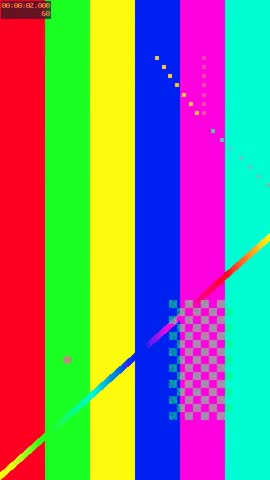
#> input picture web/tests/fixtures/thumb0.jpg, 270 x 480 px; its folder holds only this picture in this run
$ python -i motion.py   (imports and definitions only)   (older library calls are emulated)
#> lines starting #> are read from the running program, lines starting #| are printed output that depends on the picture; after the words box and inside, x2 and y2 are one past the last pixel; in counts of white or black regions, pixels touching at a corner belong together
#> further down, picture is the input picture: shape (480, 270, 3); mean B, G, R 123.7, 135.7, 128.4
"""Shot analysis used by the match engine and checks: camera motion, shake, subject
framing, colour. All numbers are normalised to the frame so different resolutions compare."""
from __future__ import annotations

from dataclasses import asdict, dataclass, field

import cv2
import numpy as np

from .media import FrameReader

ANALYSIS_W = 360

_hog = None


def _hog_detector():
    """OpenCV's built-in person detector (None if this OpenCV build lacks it)."""
    global _hog
    if _hog is None:
        if not hasattr(cv2, "HOGDescriptor"):
            _hog = False
        else:
            _hog = cv2.HOGDescriptor()
            _hog.setSVMDetector(cv2.HOGDescriptor_getDefaultPeopleDetector())
    return _hog or None


@dataclass
class Box:
    cx: float  # centre x, 0..1
    cy: float  # centre y, 0..1
    h: float   # height as a fraction of frame height
    w: float
    source: str = "saliency"


@dataclass
class ShotStats:
    pan_x: float = 0.0       # frame-widths per second (+ = camera pans right / content moves left)
    pan_y: float = 0.0       # frame-heights per second (+ = camera tilts down)
    zoom: float = 0.0        # log-scale per second (+ = pushing in)
    rotation: float = 0.0    # degrees per second
    shake: float = 0.0       # jitter, fraction of frame width (0.002 steady, >0.01 handheld)
    brightness: float = 0.0  # mean L, 0..100
    lab_mean: list[float] = field(default_factory=list)  # OpenCV 8-bit Lab
    lab_std: list[float] = field(default_factory=list)
    subject_start: dict | None = None
    subject_end: dict | None = None
    sharpness: float = 0.0
    duration: float = 0.0

    def to_dict(self) -> dict:
        return asdict(self)

    # [5 lines left out: function from_dict, not called in this run]


def _small(frame: np.ndarray) -> np.ndarray:
    h, w = frame.shape[:2]
#> h = 480; w = 270
    s = ANALYSIS_W / w
#> s = 1.33
    return cv2.resize(frame, (ANALYSIS_W, max(2, int(h * s))), interpolation=cv2.INTER_AREA)
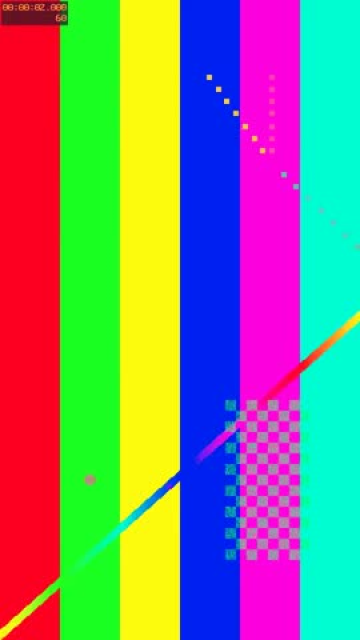
#> returned value: shape (640, 360, 3); mean of channels 0, 1, 2 123.7, 135.6, 128.4; drawn as B, G, R


def subject_box(frame: np.ndarray) -> Box:
    """Largest person (HOG) or, failing that, the most salient region."""
    small = _small(frame)
    H, W = small.shape[:2]
#> H = 640; W = 360
    rects, weights = [], []
    hog = _hog_detector()
    if hog is not None:
        try:
            rects, weights = hog.detectMultiScale(small, winStride=(8, 8), padding=(8, 8), scale=1.05)
#> rects = (); weights = ()
        except cv2.error:
            pass
    if len(rects):
        scores = [float(np.ravel(w)[0]) * r[2] * r[3] for r, w in zip(rects, weights)]
        x, y, w, h = rects[int(np.argmax(scores))]
        if scores[int(np.argmax(scores))] > 0:
            return Box((x + w / 2) / W, (y + h / 2) / H, h / H, w / W, "person")
    # Spectral-residual saliency (Hou & Zhang 2007).
    g = cv2.resize(cv2.cvtColor(small, cv2.COLOR_BGR2GRAY), (64, 64)).astype(np.float32)
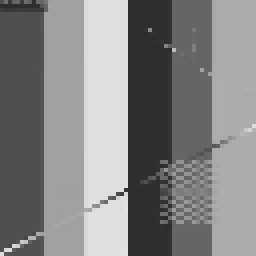
#> g: shape (64, 64) float32 (shown 4 times larger); min 44, max 227, mean 131.9
    f = np.fft.fft2(g)
    log_amp = np.log(np.abs(f) + 1e-6)
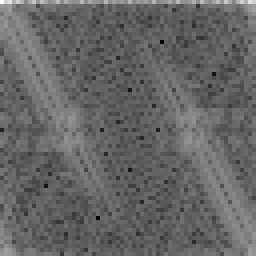
#> log_amp: shape (64, 64) float64 (shown 4 times larger); min 1.23, max 13.2, mean 6.01; drawn with min black and max white
    residual = log_amp - cv2.blur(log_amp, (3, 3))
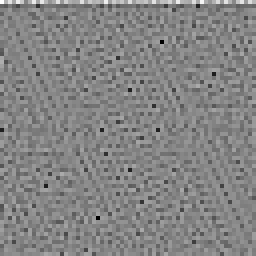
#> residual: shape (64, 64) float64 (shown 4 times larger); min -4.08, max 3.79, mean 0.0147; drawn with min black and max white
    sal = np.abs(np.fft.ifft2(np.exp(residual + 1j * np.angle(f)))) ** 2
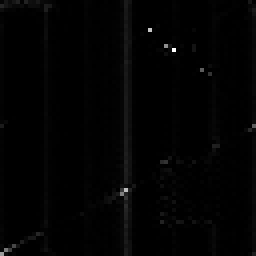
#> sal: shape (64, 64) float64 (shown 4 times larger); min 6.81e-08, max 0.0834, mean 0.000947; drawn with min black and max white
    sal = cv2.GaussianBlur(sal, (9, 9), 2.5)
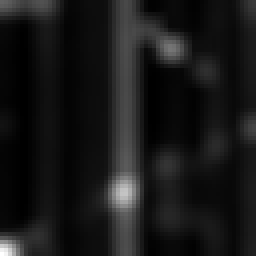
#> sal: shape (64, 64) float64 (shown 4 times larger); min 3.78e-05, max 0.00923, mean 0.000915; drawn with min black and max white
    mask = sal > np.percentile(sal, 90)
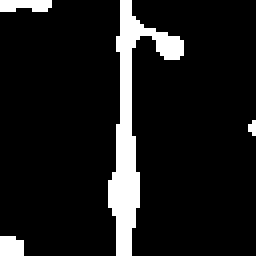
#> mask: shape (64, 64) bool (shown 4 times larger); 10% white; 4 white regions (1 under 20 px), largest, box (x1, y1, x2, y2) and area: (27, 0, 46, 64) 342, (0, 0, 13, 3) 34, (0, 59, 6, 64) 28
    ys, xs = np.nonzero(mask)
#> ys = 410 values from 0 to 63; xs = 410 values, max 63 at index 194, min 0 at index 0, mean 28.55
    if len(xs) == 0:
        return Box(0.5, 0.5, 0.5, 0.5)
    return Box(float(xs.mean() / 64), float(ys.mean() / 64),
               float(max(np.ptp(ys) / 64, 0.2)), float(max(np.ptp(xs) / 64, 0.2)))


# [79 lines left out: functions _pair_motion, analyze_frames, analyze_segment, describe_motion, not called in this run]

>>> import cv2
>>> picture = cv2.imread('../../web/tests/fixtures/thumb0.jpg')
>>> result = subject_box(picture)
